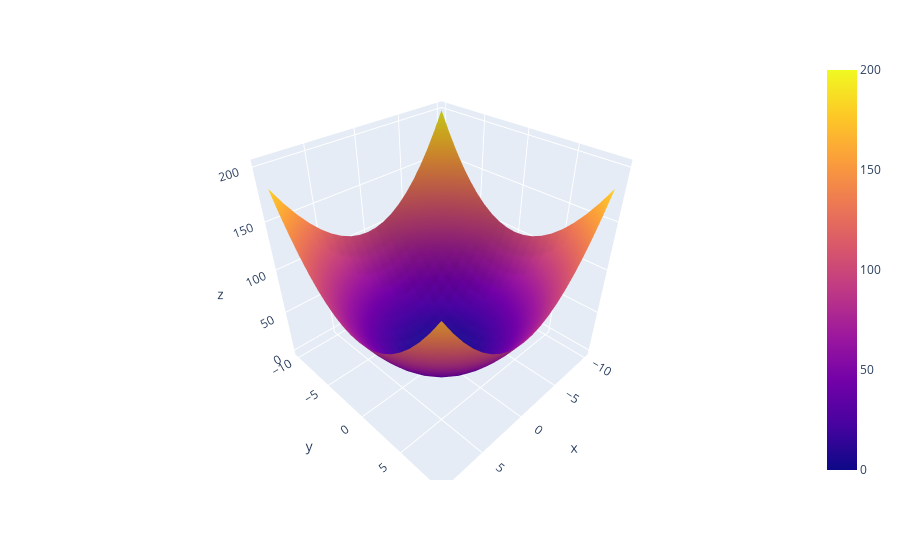

Notebook cell for this chart:
### Code cell
import plotly.express as px
import plotly.graph_objects as go

fig = px.scatter_3d()
fig.add_trace(go.Surface(x=xx,y=yy,z=zz))
fig.show()

### Figure 1 — Plotly figure (JSON) as saved in the notebook; plotly's stock layout.template omitted (floating-point values rounded to 4 significant figures; data arrays with more than 128 entries replaced by an {"elided": "..."} marker saying what was removed)
{"data": [{"hovertemplate": "<extra></extra>", "legendgroup": "", "marker": {"color": "#636efa", "symbol": "circle"}, "mode": "markers", "name": "", "scene": "scene", "showlegend": false, "type": "scatter3d"}, {"type": "surface", "x": {"elided": "20x20 int values"}, "y": {"elided": "20x20 int values"}, "z": {"elided": "20x20 int values"}}], "layout": {"legend": {"tracegroupgap": 0}, "margin": {"t": 60}, "scene": {"domain": {"x": [0, 1], "y": [0, 1]}}}}
